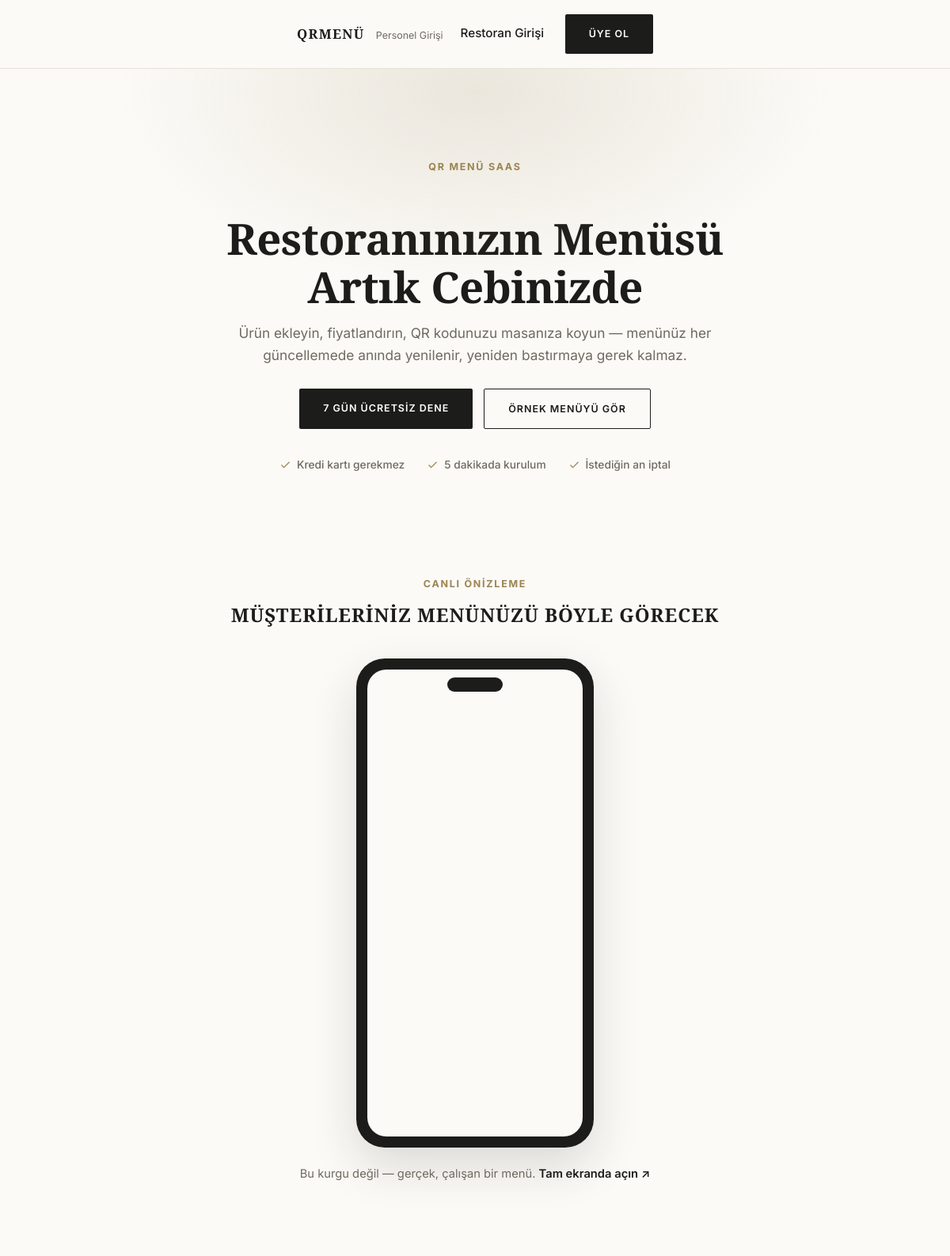
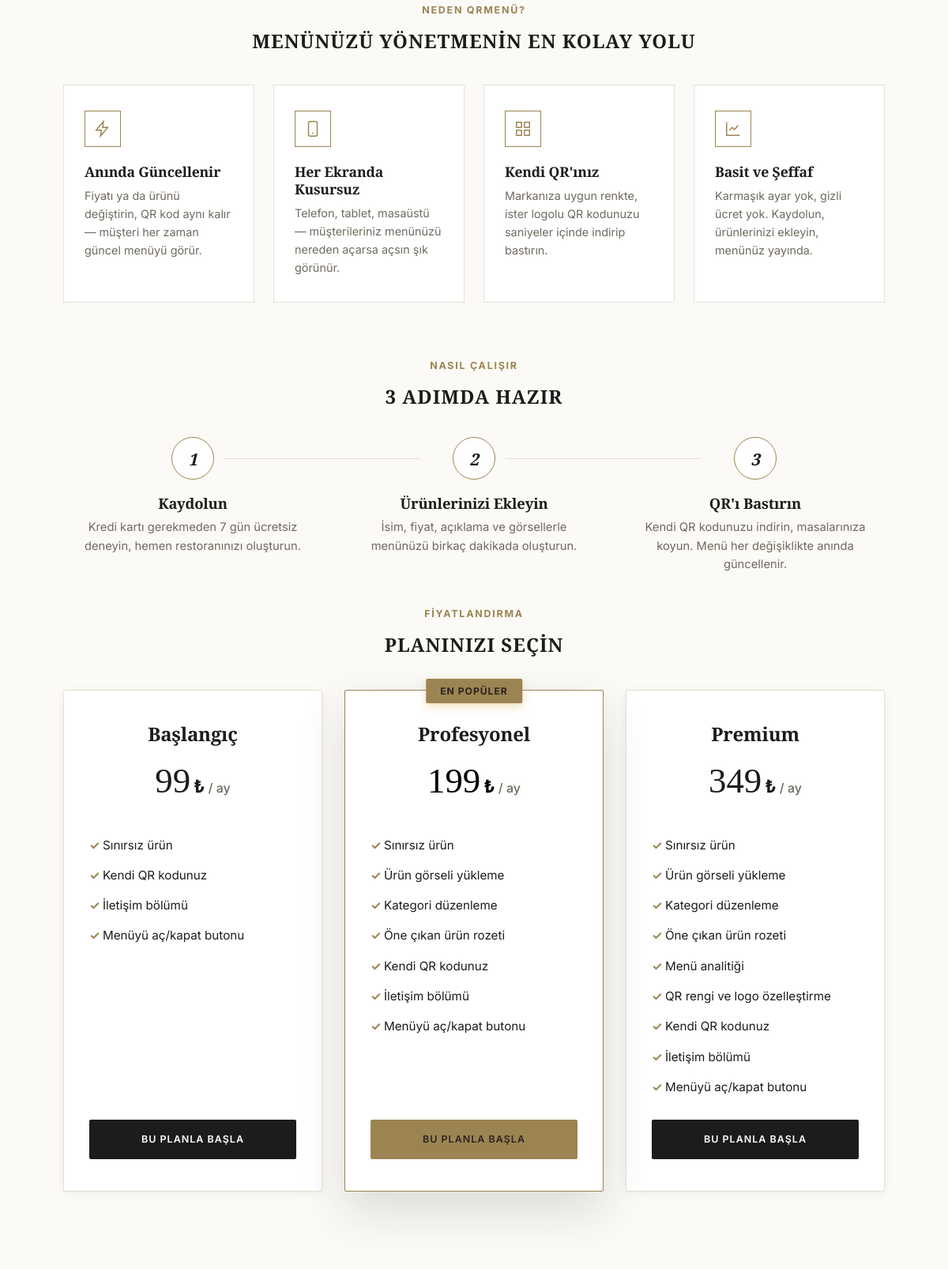
The page / (upper part) on the database its author committed (2 pictures, top to bottom).
### tables this page shows
CREATE TABLE IF NOT EXISTS plans (
    id INT AUTO_INCREMENT PRIMARY KEY,
    slug VARCHAR(50) NOT NULL UNIQUE,
    name VARCHAR(100) NOT NULL,
    price_monthly DECIMAL(10,2) NOT NULL DEFAULT 0,
    max_products INT NULL,  
    can_upload_images TINYINT(1) NOT NULL DEFAULT 1,
    can_use_categories TINYINT(1) NOT NULL DEFAULT 0,
    can_customize_theme TINYINT(1) NOT NULL DEFAULT 0,
    can_feature_products TINYINT(1) NOT NULL DEFAULT 0,
    can_view_analytics TINYINT(1) NOT NULL DEFAULT 0,
    sort_order INT NOT NULL DEFAULT 0,
    is_active TINYINT(1) NOT NULL DEFAULT 1,
    created_at TIMESTAMP NOT NULL DEFAULT CURRENT_TIMESTAMP
);

### app/helpers.php (called while the page is built, shortened)
<?php
function e(?string $value): string
{
    return htmlspecialchars($value ?? '', ENT_QUOTES, 'UTF-8');
}
function view(string $name, array $data = []): void
{
    extract($data);
    include OM_ROOT . '/app/views/' . $name . '.php';
}

### app/controllers/SiteController.php (called while the page is built)
<?php
class SiteController
{
    public static function home(): void
    {
        $db = Database::get();
        $plans = $db->query('SELECT * FROM plans WHERE is_active = 1 ORDER BY sort_order ASC')->fetch_all(MYSQLI_ASSOC);
        $structuredData = [
            '@context' => 'https://schema.org',
            '@type' => 'SoftwareApplication',
            'name' => 'QRMenü',
            'applicationCategory' => 'BusinessApplication',
            'operatingSystem' => 'Web',
            'description' => 'Restoranlar için QR kodlu dijital menü yönetim sistemi.',
            'url' => canonicalUrl('/'),
        ];
        if (isset($plans[0]['price_monthly'])) {
            $structuredData['offers'] = [
                '@type' => 'Offer',
                'price' => (string) $plans[0]['price_monthly'],
                'priceCurrency' => 'TRY',
            ];
        }
        view('site/home', [
            'title' => 'QR Menü - Restoranınız için Dijital Menü | QRMenü',
            'metaDescription' => 'Restoranınız için QR kodlu dijital menü oluşturun. Ürün ekleyin, fiyatlandırın, QR kodunuzu masalarınıza koyun - menünüz her güncellemede anında yenilenir, yeniden bastırmaya gerek kalmaz. 7 gün ücretsiz deneyin, kredi kartı gerekmez.',
            'plans' => $plans,
            'structuredData' => $structuredData,
        ]);
    }
}

### app/Auth.php (called while the page is built, shortened)
<?php
class Auth
{
    public static function check(): bool
    {
        return isset($_SESSION['restaurant_id']);
    }
}

### app/views/site/home.php (the view, shortened to what this page needs)
<?php $bodyClass = 'site-public'; $showStaffLink = true; include OM_ROOT . '/app/views/layout/header.php'; ?>
<div class="landing">
<div class="hero landing-hero">
    <div class="landing-hero-glow"></div>
    <div class="container">
        <span class="eyebrow">QR Menü SaaS</span>
        <h1>Restoranınızın Menüsü<br>Artık Cebinizde</h1>
        <p>Ürün ekleyin, fiyatlandırın, QR kodunuzu masanıza koyun — menünüz her güncellemede anında yenilenir, yeniden bastırmaya gerek kalmaz.</p>
        <div class="hero-cta-row">
            <a href="/login?tab=signup" class="btn">7 Gün Ücretsiz Dene</a>
            <a href="/menu/<?= e(OM_DEMO_MENU_SLUG) ?>" class="btn secondary" target="_blank">Örnek Menüyü Gör</a>
        </div>
        <div class="hero-trust-row">
            <span><svg viewBox="0 0 24 24" fill="none" stroke="currentColor" stroke-width="2"><path d="M20 6 9 17l-5-5"/></svg> Kredi kartı gerekmez</span>
            <span><svg viewBox="0 0 24 24" fill="none" stroke="currentColor" stroke-width="2"><path d="M20 6 9 17l-5-5"/></svg> 5 dakikada kurulum</span>
            <span><svg viewBox="0 0 24 24" fill="none" stroke="currentColor" stroke-width="2"><path d="M20 6 9 17l-5-5"/></svg> İstediğin an iptal</span>
        </div>
    </div>
</div>
<div class="container">
    <div class="demo-preview-section">
        <span class="eyebrow center">Canlı Önizleme</span>
        <h2 class="section-title">Müşterileriniz Menünüzü Böyle Görecek</h2>
        <div class="demo-phone">
            <div class="demo-phone-screen">
                <iframe src="/menu/<?= e(OM_DEMO_MENU_SLUG) ?>" title="Örnek menü önizlemesi" loading="lazy"></iframe>
            </div>
        </div>
        <p class="demo-preview-note">Bu kurgu değil — gerçek, çalışan bir menü. <a href="/menu/<?= e(OM_DEMO_MENU_SLUG) ?>" target="_blank">Tam ekranda açın ↗</a></p>
    </div>
    <div class="features-section">
        <span class="eyebrow center">Neden QRMenü?</span>
        <h2 class="section-title">Menünüzü Yönetmenin En Kolay Yolu</h2>
        <div class="features-grid">
            <div class="feature-card">
                <div class="feature-icon">
                    <svg viewBox="0 0 24 24" fill="none" stroke="currentColor" stroke-width="1.6"><path d="M13 2 3 14h7l-1 8 10-12h-7l1-8Z"/></svg>
                </div>
                <h3>Anında Güncellenir</h3>
                <p>Fiyatı ya da ürünü değiştirin, QR kod aynı kalır — müşteri her zaman güncel menüyü görür.</p>
            </div>
            <div class="feature-card">
                <div class="feature-icon">
                    <svg viewBox="0 0 24 24" fill="none" stroke="currentColor" stroke-width="1.6"><rect x="6" y="2" width="12" height="20" rx="2"/><path d="M11 18h2"/></svg>
                </div>
                <h3>Her Ekranda Kusursuz</h3>
                <p>Telefon, tablet, masaüstü — müşterileriniz menünüzü nereden açarsa açsın şık görünür.</p>
            </div>
            <div class="feature-card">
                <div class="feature-icon">
                    <svg viewBox="0 0 24 24" fill="none" stroke="currentColor" stroke-width="1.6"><rect x="3" y="3" width="7" height="7"/><rect x="14" y="3" width="7" height="7"/><rect x="3" y="14" width="7" height="7"/><path d="M14 14h7v7h-7z"/></svg>
                </div>
                <h3>Kendi QR'ınız</h3>
                <p>Markanıza uygun renkte, ister logolu QR kodunuzu saniyeler içinde indirip bastırın.</p>
            </div>
            <div class="feature-card">
                <div class="feature-icon">
                    <svg viewBox="0 0 24 24" fill="none" stroke="currentColor" stroke-width="1.6"><path d="M3 3v18h18"/><path d="m7 14 4-4 3 3 5-6"/></svg>
                </div>
                <h3>Basit ve Şeffaf</h3>
                <p>Karmaşık ayar yok, gizli ücret yok. Kaydolun, ürünlerinizi ekleyin, menünüz yayında.</p>
            </div>
        </div>
    </div>
    <div class="steps-section">
        <span class="eyebrow center">Nasıl Çalışır</span>
        <h2 class="section-title">3 Adımda Hazır</h2>
        <div class="steps">
            <div class="step">
                <div class="step-num">1</div>
                <h3>Kaydolun</h3>
                <p>Kredi kartı gerekmeden 7 gün ücretsiz deneyin, hemen restoranınızı oluşturun.</p>
            </div>
            <div class="step">
                <div class="step-num">2</div>
                <h3>Ürünlerinizi Ekleyin</h3>
                <p>İsim, fiyat, açıklama ve görsellerle menünüzü birkaç dakikada oluşturun.</p>
            </div>
            <div class="step">
                <div class="step-num">3</div>
                <h3>QR'ı Bastırın</h3>
                <p>Kendi QR kodunuzu indirin, masalarınıza koyun. Menü her değişiklikte anında güncellenir.</p>
            </div>
        </div>
    </div>
    <div class="plans-section">
        <span class="eyebrow center">Fiyatlandırma</span>
        <h2 class="section-title">Planınızı Seçin</h2>
        <div class="plans">
            <?php foreach ($plans as $i => $plan): ?>
                <div class="plan-card <?= $i === 1 ? 'featured' : '' ?>">
                    <?php if ($i === 1): ?><div class="plan-badge">En Popüler</div><?php endif; ?>
                    <h3><?= e($plan['name']) ?></h3>
                    <div class="price"><?= number_format((float) $plan['price_monthly'], 0, ',', '.') ?><span class="currency">₺</span> <span>/ ay</span></div>
                    <ul>
                        <li><?= $plan['max_products'] ? (int) $plan['max_products'] . ' ürüne kadar' : 'Sınırsız ürün' ?></li>
                        <?php if ($plan['can_upload_images']): ?><li>Ürün görseli yükleme</li><?php endif; ?>
                        <?php if ($plan['can_use_categories']): ?><li>Kategori düzenleme</li><?php endif; ?>
                        <?php if ($plan['can_feature_products']): ?><li>Öne çıkan ürün rozeti</li><?php endif; ?>
                        <?php if ($plan['can_view_analytics']): ?><li>Menü analitiği</li><?php endif; ?>
                        <?php if ($plan['can_customize_theme']): ?><li>QR rengi ve logo özelleştirme</li><?php endif; ?>
                        <li>Kendi QR kodunuz</li>
                        <li>İletişim bölümü</li>
                        <li>Menüyü aç/kapat butonu</li>
                    </ul>
                    <a href="/login?tab=signup&plan=<?= (int) $plan['id'] ?>" class="btn">Bu Planla Başla</a>
                </div>
            <?php endforeach; ?>
        </div>
    </div>
</div>
</div>
<?php include OM_ROOT . '/app/views/layout/footer.php'; ?>

### public/index.php (shortened to what this page needs)
<?php
require OM_ROOT . '/app/Auth.php';
require OM_ROOT . '/app/helpers.php';
require OM_ROOT . '/app/controllers/SiteController.php';
$method = $_SERVER['REQUEST_METHOD'];
$path = parse_url($_SERVER['REQUEST_URI'], PHP_URL_PATH);
$path = rtrim($path, '/');
if ($path === '') {
    $path = '/';
}
foreach ($routes[$method] ?? [] as $pattern => $handler) {
    if (preg_match($pattern, $path, $matches)) {
        array_shift($matches);
        [$class, $methodName] = $handler;
        call_user_func_array([$class, $methodName], $matches);
        exit;
    }
}

### app/views/layout/header.php (shortened to what this page needs)
<!doctype html>
<html lang="tr">
<head>
    <link rel="stylesheet" href="/assets/css/style.css">
</head>
<body class="<?= e($bodyClass ?? '') ?>">
<div class="navbar">
    <div class="container" style="display:flex;align-items:center;justify-content:space-between;">
        <div style="display:flex;align-items:baseline;gap:14px;">
            <a href="/" class="brand">QRMenü</a>
            <?php if (!empty($showStaffLink)): ?>
                <a href="/superadmin/login" style="color:var(--color-muted);font-size:0.78rem;">Personel Girişi</a>
            <?php endif; ?>
        </div>
        <nav>
            <?php if (Auth::check()): ?>
                <a href="/admin">Panelim</a>
                <a href="/logout">Çıkış</a>
            <?php else: ?>
                <a href="/login">Restoran Girişi</a>
                <a href="/login?tab=signup" class="btn small button">Üye Ol</a>
            <?php endif; ?>
        </nav>
    </div>
</div>

### app/views/layout/footer.php
</body>
</html>

### rows shown on the page
plans: name "Başlangıç", price_monthly "99", shows "Sınırsız ürün"
plans: shows "EN POPÜLER", name "Profesyonel", price_monthly "199", shows "Sınırsız ürün", can_upload_images "Ürün görseli yükleme", can_use_categories "Kategori düzenleme", can_feature_products "Öne çıkan ürün rozeti"
plans: name "Premium", price_monthly "349", shows "Sınırsız ürün", can_upload_images "Ürün görseli yükleme", can_use_categories "Kategori düzenleme", can_feature_products "Öne çıkan ürün rozeti", can_view_analytics "Menü analitiği", can_customize_theme "QR rengi ve logo özelleştirme"
